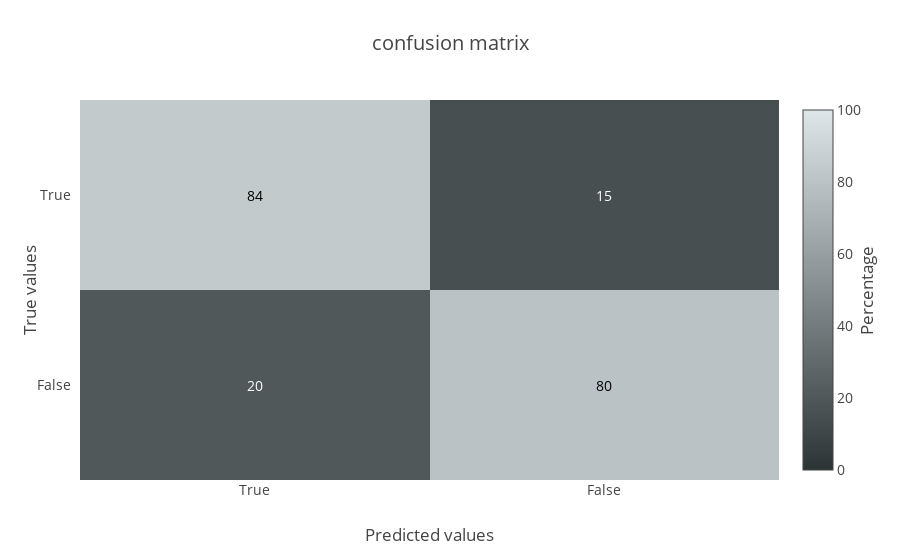

Notebook source saved alongside this figure:
### Code cell
m = plot_confusion_matrix(y_true=y_train, y_pred=cv_predict)
py.iplot(m, filename='fatigue/confusion_matrix_train')

### Figure 1 — Plotly figure (JSON) as saved in the notebook; plotly's stock layout.template omitted (floating-point values rounded to 4 significant figures)
{"data": [{"colorbar": {"title": "Percentage", "titleside": "right"}, "colorscale": [[0, "#2d3436"], [1, "#dfe6e9"]], "showscale": true, "type": "heatmap", "x": ["True", "False"], "y": ["True", "False"], "z": [[84, 15], [20, 80]], "zmax": 100, "zmin": 0}], "layout": {"annotations": [{"font": {"color": "#000000"}, "showarrow": false, "text": "84", "x": "True", "xref": "x1", "y": "True", "yref": "y1"}, {"font": {"color": "#FFFFFF"}, "showarrow": false, "text": "15", "x": "False", "xref": "x1", "y": "True", "yref": "y1"}, {"font": {"color": "#FFFFFF"}, "showarrow": false, "text": "20", "x": "True", "xref": "x1", "y": "False", "yref": "y1"}, {"font": {"color": "#000000"}, "showarrow": false, "text": "80", "x": "False", "xref": "x1", "y": "False", "yref": "y1"}], "font": {"size": 14}, "hovermode": "closest", "title": "confusion matrix", "xaxis": {"dtick": 1, "gridcolor": "rgb(0, 0, 0)", "side": "bottom", "ticks": "", "title": "Predicted values"}, "yaxis": {"autorange": "reversed", "dtick": 1, "ticks": "", "ticksuffix": "  ", "title": "True values"}}}
